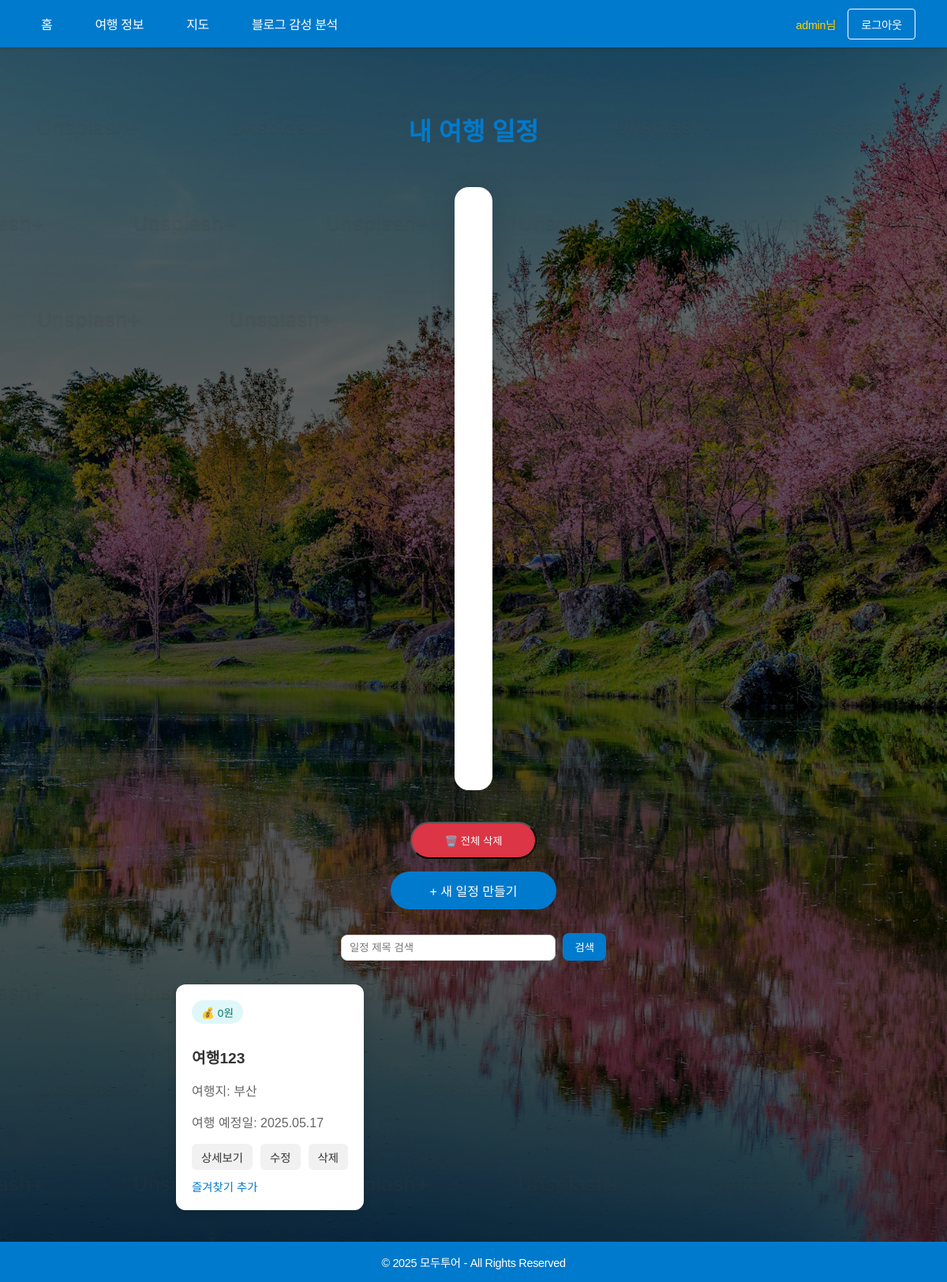
Screenshot of /travel/schedule/ (signed in) with the database file from the repository.
### accounts/models.py (models this page shows, shortened)
class CustomUser(AbstractUser):
    GENDER_CHOICES = (
        ('M', '남자'),
        ('F', '여자'),
    )
    gender = models.CharField(max_length=1, choices=GENDER_CHOICES, blank=True)
    phone_number = models.CharField(max_length=20, blank=True)

### travel_input/models.py (models this page shows, shortened)
class Schedule(models.Model):
    title = models.CharField(max_length=200, verbose_name='\uc77c\uc815 \uc81c\ubaa9')
    destination = models.ForeignKey(Destination, on_delete=models.SET_NULL, null=True, blank=True, verbose_name="\uc5ec\ud589\uc9c0")
    start_date = models.DateField(verbose_name='\uc2dc\uc791\uc77c')
    end_date = models.DateField(null=True, blank=True, verbose_name='\uc885\ub8cc\uc77c')
    budget = models.DecimalField(max_digits=10, decimal_places=0, null=True, blank=True, verbose_name='\uc608\uc0b0')
    notes = models.TextField(max_length=5000, null=True, blank=True, verbose_name='\uba54\ubaa8')
    user = models.ForeignKey(settings.AUTH_USER_MODEL, on_delete=models.CASCADE, related_name='schedules', verbose_name='\uc0ac\uc6a9\uc790')
    created_at = models.DateTimeField(auto_now_add=True)
    updated_at = models.DateTimeField(auto_now=True)
    favorite = models.BooleanField(default=False, verbose_name='\uc990\uaca8\ucc3e\uae30 \uc720\ubb34')
    travel_purpose = models.ManyToManyField(TravelPurpose, blank=True, verbose_name="\uc5ec\ud589 \ubaa9\uc801")
    travel_style = models.ManyToManyField(TravelStyle, blank=True, verbose_name="\uc5ec\ud589 \uc2a4\ud0c0\uc77c")
    important_factors = models.ManyToManyField(ImportantFactor, blank=True, verbose_name="\uc911\uc694 \uc694\uc18c")
    participant_info = models.TextField(null=True, blank=True, default='', verbose_name='\ucc38\uac00\uc790')
    place_info = models.TextField(null=True, blank=True, default='', verbose_name='\ubc29\ubb38 \uc7a5\uc18c')
    transport_info = models.TextField(null=True, blank=True, default='', verbose_name='\uad50\ud1b5 \uc815\ubcf4')
    age_group = models.CharField(max_length=50, null=True, blank=True, default='', verbose_name='\uc5f0\ub839\ub300')
    group_type = models.CharField(max_length=50, null=True, blank=True, default='', verbose_name='\uc5ec\ud589 \ub3d9\ud589 \ud615\ud0dc')
    preferred_activities = models.TextField(null=True, blank=True, default='', verbose_name='\uc120\ud638 \ud65c\ub3d9')
    meal_preference = models.TextField(null=True, blank=True, default='', verbose_name='\uc74c\uc2dd \uc120\ud638')
    language_support = models.BooleanField(default=False, verbose_name='\uc5b8\uc5b4 \uc9c0\uc6d0 \ud544\uc694')
    season = models.CharField(max_length=50, null=True, blank=True, default='', verbose_name='\ud76c\ub9dd \uacc4\uc808')
    repeat_visitor = models.BooleanField(default=False, verbose_name='\uc7ac\ubc29\ubb38 \uc720\ubb34')
    mobility_needs = models.TextField(null=True, blank=True, default='', verbose_name='\uc774\ub3d9 \uad00\ub828 \uc694\uad6c')
    event_interest = models.BooleanField(default=False, verbose_name='\ud604\uc9c0 \uc774\ubca4\ud2b8/\ucd95\uc81c \uad00\uc2ec')
    travel_insurance = models.BooleanField(default=False, verbose_name='\uc5ec\ud589\uc790 \ubcf4\ud5d8 \uac00\uc785')
    ai_response = models.TextField(null=True, blank=True, verbose_name='AI \uc0dd\uc131 \uacb0\uacfc')
    user_feedback = models.TextField(null=True, blank=True, verbose_name='\uc0ac\uc6a9\uc790 \ud53c\ub4dc\ub9bd')
    ai_feedback_response = models.TextField(null=True, blank=True, verbose_name='AI \uac1c\uc804 \uc81c\uc548')
    class Meta:
        ordering = ['-created_at', '-start_date']
        verbose_name = '\uc5ec\ud589 \uc77c\uc815'
        verbose_name_plural = '\uc5ec\ud589 \uc77c\uc815\ub4e4'

class Destination(models.Model):
    name = models.CharField(max_length=100, unique=True, verbose_name="\uc5ec\ud589\uc9c0\uba85")
    def __str__(self):
        return self.name

### travel_input/views/schedule.py (the view)
# urls.py: path('schedule/', schedule_list, name='schedule_list'),
@login_required
def schedule_list(request):
    schedules = Schedule.objects.filter(user=request.user).order_by('-created_at')
    schedules_calendar = [
        {
            "id": s.id,
            "title": s.title,
            "start_date": s.start_date.isoformat() if s.start_date else None,
            "end_date": s.end_date.isoformat() if s.end_date else None,
        }
        for s in schedules if s.start_date and s.end_date and s.title
    ]
    return render(request, 'travel_input/schedule_list.html', {
        'schedules': schedules,
        'schedules_calendar': schedules_calendar,
    })

### travel_input/context_processors.py (called while the page is built)
def cities(request):
    from .models import City
    return {
        'cities': City.objects.filter(is_active=True).order_by('order', 'name')
    }

### templates/travel_input/schedule_list.html (shortened to what this page needs)
{% extends 'base.html' %}
{% load humanize %}
{% block extra_css %}
<link href='https://cdn.jsdelivr.net/npm/fullcalendar@5.11.3/main.min.css' rel='stylesheet' />
{% endblock %}
{% block content %}
<div class="schedule-list-container">
    <h1 class="page-title">내 여행 일정</h1>
    <div class="calendar-container">
    </div>
    <div class="action-row" style="display:flex; flex-direction:column; align-items:center; gap:16px; margin-bottom:30px;">
        <form method="post" action="{% url 'travel_input:schedule_delete_all' %}" style="display:flex; align-items:center; margin:0; padding:0;">
            <button type="submit" class="create-button" style="background:#dc3545; margin:0;" onclick="return confirm('정말 모든 일정을 삭제하시겠습니까? 이 작업은 되돌릴 수 없습니다.');">🗑️ 전체 삭제</button>
        </form>
        <a href="{% url 'travel_input:schedule_create' %}" class="create-button" style="margin:0;">+ 새 일정 만들기</a>
    </div>
    <form method="get" class="search-form">
        <input type="text" name="q" value="{{ query }}" placeholder="일정 제목 검색" class="search-input">
        <button type="submit" class="search-button">검색</button>
    </form>
    {% if schedules %}
    <div class="schedule-grid">
        {% for schedule in schedules %}
        <div class="schedule-card {% if schedule.is_favorite %}favorite{% endif %}">
            <div class="budget-badge">💰 {{ schedule.budget|default:0|intcomma }}원</div>
            <h3 class="schedule-title">{{ schedule.title }}</h3>
            <div class="schedule-info">
                <p>여행지: {{ schedule.destination }}</p>
                <p>여행 예정일: {{ schedule.start_date|date:"Y.m.d" }}</p>
            </div>
            <div class="schedule-actions">
                <a href="{% url 'travel_input:schedule_detail' schedule.id %}" class="action-button">상세보기</a>
                <a href="{% url 'travel_input:schedule_update' schedule.id %}" class="action-button">수정</a>
                <a href="{% url 'travel_input:schedule_delete' schedule.id %}" class="action-button">삭제</a>
            </div>
            <form action="{% url 'travel_input:toggle_favorite' schedule.id %}" method="post">
                {% if schedule.is_favorite %}
                    <button type="submit" class="favorite-button">즐겨찾기 해제</button>
                {% else %}
                    <button type="submit" class="favorite-button">즐겨찾기 추가</button>
                {% endif %}
            </form>
        </div>
        {% endfor %}
    </div>
    {% else %}
    <div class="no-schedules">
        <p>아직 등록된 일정이 없습니다.</p>
        <p>새로운 여행 일정을 만들어보세요!</p>
    </div>
    {% endif %}
</div>
{% endblock %}

### templates/base.html (shortened to what this page needs)
{% load static %}
<!DOCTYPE html>
<html lang="ko">
<head>
    {% block extra_head %}
    <link href="https://cdnjs.cloudflare.com/ajax/libs/ubuntu/0.0.1/ubuntu.css" rel="stylesheet">
    {% endblock %}
    {% block extra_css %}{% endblock %}
</head>
<body>
    <div class="nav-bar">
        <div class="nav-links">
            <a href="{% url 'home' %}">홈</a>
            <div class="dropdown">
                <a href="{% url 'travel_input:travel_list' %}">여행 정보</a>
            </div>
            <a href="{% url 'map:map_view' %}">지도</a>
            <a href="{% url 'blog:sentiment_analysis' %}">블로그 감성 분석</a>
        </div>
        {% if user.is_authenticated %}
        <div class="nav-user">
            <span>{{ user.username }}님</span>
            <form action="{% url 'accounts:logout' %}" method="post" style="margin: 0;">
                <button type="submit" class="logout-btn">로그아웃</button>
            </form>
        </div>
        {% else %}
        <div class="nav-user">
            <a href="{% url 'accounts:login' %}" class="login-btn">로그인</a>
            <a href="{% url 'accounts:register' %}" class="login-btn">회원가입</a>
        </div>
        {% endif %}
    </div>
    <div class="content">
        {% block content %}
        {% endblock %}
    </div>
    <footer>
        <p style="margin: 0;">© 2025 모두투어 - All Rights Reserved</p>
    </footer>
</body>
</html>

### templates/travel_input/schedule_list.html (style rules this page uses)
.schedule-list-container { display: flex; flex-direction: column; max-width: max-content; margin: 40px auto; padding: 0 20px; }
.page-title { color: #007acc; text-align: center; margin-bottom: 20px; font-size: 2rem; }
.search-form { text-align: center; margin-bottom: 30px; }
.search-input { padding: 8px 10px; width: 250px; border-radius: 8px; border: 1px solid #ccc; }
.search-button { padding: 8px 15px; border: none; background-color: #007acc; color: white; border-radius: 8px; margin-left: 5px; }
.schedule-grid { display: grid; grid-template-columns: repeat(3, 1fr); gap: 20px; }
.schedule-card { background: white; padding: 20px; border-radius: 12px; box-shadow: 0 4px 12px rgba(0,0,0,0.1); position: relative; }
.schedule-title { color: #333; font-size: 1.2rem; margin-bottom: 10px; }
.schedule-info { color: #666; margin-bottom: 15px; }
.budget-badge { display: inline-block; background: #e0f7fa; color: #00796b; padding: 5px 12px; border-radius: 30px; font-size: 0.85rem; margin-bottom: 8px; }
.schedule-actions { display: flex; flex-wrap: wrap; gap: 10px; margin-bottom: 10px; }
.action-button { padding: 6px 12px; border-radius: 6px; font-size: 0.9rem; text-decoration: none; background-color: #f1f1f1; color: #333; transition: background 0.2s ease; }
.create-button { display: inline-block; background: #007acc; color: white; padding: 12px 25px; border-radius: 30px; margin: 0 auto 30px auto; width: 160px; text-align: center; text-decoration: none; transition: background 0.3s ease; }
.favorite-button { background: none; border: none; cursor: pointer; font-size: 0.9rem; padding: 0; color: #007acc; }
.calendar-container { max-width: 1200px; margin: 30px auto 40px auto; background: white; padding: 32px 24px 32px 24px; border-radius: 18px; box-shadow: 0 8px 32px rgba(0,0,0,0.15); }

### rows the page displays
CustomUser: username "admin"
Schedule: budget "0", title "여행123", destination "부산", start_date "2025.05.17"
